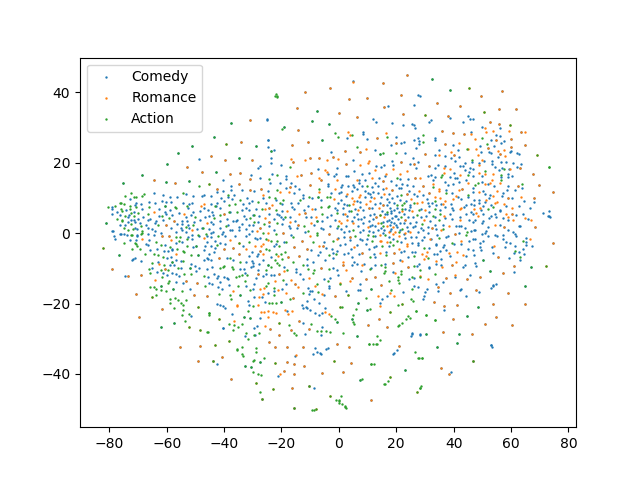

Write the Python code that produced this figure.
from keras.models import load_model 
from sklearn.manifold import TSNE 
import pandas as pd 
import numpy as np 
import sys 
import pickle 
import matplotlib 
matplotlib.use('agg')
import matplotlib.pyplot as plt 

def save_object(obj, path): 
    with open(path, mode='wb') as f: 
        pickle.dump(obj, f) 
        f.close() 
    return 

def load_object(path): 
    obj = None 
    with open(path, mode='rb') as f: 
        obj = pickle.load(f) 
        f.close() 
    return obj

def read_movies(path): 
    df = pd.read_table(path, sep='::') 
    df.Genres = df.Genres.str.split('|') 
    return df 

def get_movies_by_genres(movies, genres): 
    mids = [] 
    for mid, row in movies.iterrows(): 
        if genres in row['Genres']: 
            mids.append(row['movieID']) 
    return mids 

# from keras.models import Model 
# model =  Model()
if __name__ == '__main__': 
    model_path = sys.argv[1] 
    movies_path = sys.argv[2] 

    model = load_model(model_path) 

    movies = read_movies(movies_path)

    movie_emb = model.get_layer(name='embedding_2').get_weights()[0] 

    comedy_mids = get_movies_by_genres(movies, 'Comedy')
    romance_mids = get_movies_by_genres(movies, 'Romance')
    action_mids = get_movies_by_genres(movies, 'Action') 

    comedy = movie_emb[comedy_mids] 
    romance = movie_emb[romance_mids] 
    action = movie_emb[action_mids] 

    concat = np.concatenate([comedy, romance, action]) 

    tsne = TSNE(n_components=2, verbose=1)  

    tsne.fit(concat)  

    save_object(tsne, './tsne.pickle') 

    concat_2d = tsne.embedding_ 

    comedy_len = len(comedy) 
    romance_len = len(romance) 
    action_len = len(action) 

    comedy_2d = concat_2d[:comedy_len] 
    romance_2d = concat_2d[comedy_len:comedy_len+romance_len] 
    action_2d = concat_2d[comedy_len+romance_len:] 

    fig, ax = plt.subplots()
    ax.scatter(comedy_2d[:, 0], comedy_2d[:, 1], label='Comedy', s=0.2)
    ax.scatter(romance_2d[:, 0], romance_2d[:, 1], label='Romance', s=0.2)
    ax.scatter(action_2d[:, 0], action_2d[:, 1], label='Action', s=0.2)
    ax.legend()
    fig.savefig('./tsne.png') 



